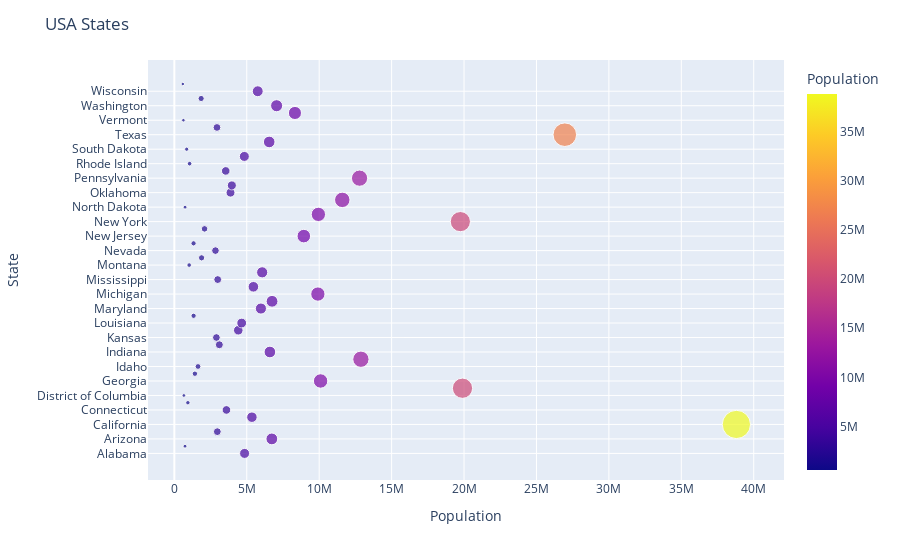

Notebook source saved alongside this figure:
### Code cell
# Read the dataset from the provided URL
url = 'https://raw.githubusercontent.com/plotly/datasets/master/2014_usa_states.csv'
df = pd.read_csv(url)

try:
    # Create the scatter plot with data labels on hover
    fig = px.scatter(df, x='Population', y='State',hover_data=['Rank','Postal'],color='Population',size='Population')
    fig.update_layout(
        title='USA States'
    )
    fig.show()

    logger.info("Program executed successfully!")
except Exception as e:
    logger.error(e)

### Figure 1 — Plotly figure (JSON) as saved in the notebook; plotly's stock layout.template omitted (floating-point values rounded to 4 significant figures)
{"data": [{"customdata": [[1, "AL"], [2, "AK"], [3, "AZ"], [4, "AR"], [5, "CA"], [6, "CO"], [7, "CT"], [8, "DE"], [9, "DC"], [10, "FL"], [11, "GA"], [12, "HI"], [13, "ID"], [14, "IL"], [15, "IN"], [16, "IA"], [17, "KS"], [18, "KY"], [19, "LA"], [20, "ME"], [21, "MD"], [22, "MA"], [23, "MI"], [24, "MN"], [25, "MS"], [26, "MO"], [27, "MT"], [28, "NE"], [29, "NV"], [30, "NH"], [31, "NJ"], [32, "NM"], [33, "NY"], [34, "NC"], [35, "ND"], [36, "OH"], [37, "OK"], [38, "OR"], [39, "PA"], [40, "PR"], [41, "RI"], [42, "SC"], [43, "SD"], [44, "TN"], [45, "TX"], [46, "UT"], [47, "VT"], [48, "VA"], [49, "WA"], [50, "WV"], [51, "WI"], [52, "WY"]], "hovertemplate": "Population=%{marker.color}<br>State=%{y}<br>Rank=%{customdata[0]}<br>Postal=%{customdata[1]}<extra></extra>", "legendgroup": "", "marker": {"color": [4849377, 736732, 6731484, 2966369, 38802500, 5355866, 3596677, 935614, 658893, 19893297, 10097343, 1419561, 1634464, 12880580, 6596855, 3107126, 2904021, 4413457, 4649676, 1330089, 5976407, 6745408, 9909877, 5457173, 2994079, 6063589, 1023579, 1881503, 2839098, 1326813, 8938175, 2085572, 19746227, 9943964, 739482, 11594163, 3878051, 3970239, 12787209, 3548397, 1055173, 4832482, 853175, 6549352, 26956958, 2942902, 626562, 8326289, 7061530, 1850326, 5757564, 584153], "coloraxis": "coloraxis", "size": [4849377, 736732, 6731484, 2966369, 38802500, 5355866, 3596677, 935614, 658893, 19893297, 10097343, 1419561, 1634464, 12880580, 6596855, 3107126, 2904021, 4413457, 4649676, 1330089, 5976407, 6745408, 9909877, 5457173, 2994079, 6063589, 1023579, 1881503, 2839098, 1326813, 8938175, 2085572, 19746227, 9943964, 739482, 11594163, 3878051, 3970239, 12787209, 3548397, 1055173, 4832482, 853175, 6549352, 26956958, 2942902, 626562, 8326289, 7061530, 1850326, 5757564, 584153], "sizemode": "area", "sizeref": 97010.0, "symbol": "circle"}, "mode": "markers", "name": "", "orientation": "h", "showlegend": false, "type": "scatter", "x": [4849377, 736732, 6731484, 2966369, 38802500, 5355866, 3596677, 935614, 658893, 19893297, 10097343, 1419561, 1634464, 12880580, 6596855, 3107126, 2904021, 4413457, 4649676, 1330089, 5976407, 6745408, 9909877, 5457173, 2994079, 6063589, 1023579, 1881503, 2839098, 1326813, 8938175, 2085572, 19746227, 9943964, 739482, 11594163, 3878051, 3970239, 12787209, 3548397, 1055173, 4832482, 853175, 6549352, 26956958, 2942902, 626562, 8326289, 7061530, 1850326, 5757564, 584153], "xaxis": "x", "y": ["Alabama", "Alaska", "Arizona", "Arkansas", "California", "Colorado", "Connecticut", "Delaware", "District of Columbia", "Florida", "Georgia", "Hawaii", "Idaho", "Illinois", "Indiana", "Iowa", "Kansas", "Kentucky", "Louisiana", "Maine", "Maryland", "Massachusetts", "Michigan", "Minnesota", "Mississippi", "Missouri", "Montana", "Nebraska", "Nevada", "New Hampshire", "New Jersey", "New Mexico", "New York", "North Carolina", "North Dakota", "Ohio", "Oklahoma", "Oregon", "Pennsylvania", "Puerto Rico", "Rhode Island", "South Carolina", "South Dakota", "Tennessee", "Texas", "Utah", "Vermont", "Virginia", "Washington", "West Virginia", "Wisconsin", "Wyoming"], "yaxis": "y"}], "layout": {"coloraxis": {"colorbar": {"title": {"text": "Population"}}, "colorscale": [[0, "#0d0887"], [0.1111, "#46039f"], [0.2222, "#7201a8"], [0.3333, "#9c179e"], [0.4444, "#bd3786"], [0.5556, "#d8576b"], [0.6667, "#ed7953"], [0.7778, "#fb9f3a"], [0.8889, "#fdca26"], [1, "#f0f921"]]}, "legend": {"itemsizing": "constant", "tracegroupgap": 0}, "margin": {"t": 60}, "title": {"text": "USA States"}, "xaxis": {"anchor": "y", "domain": [0, 1], "title": {"text": "Population"}}, "yaxis": {"anchor": "x", "domain": [0, 1], "title": {"text": "State"}}}}
